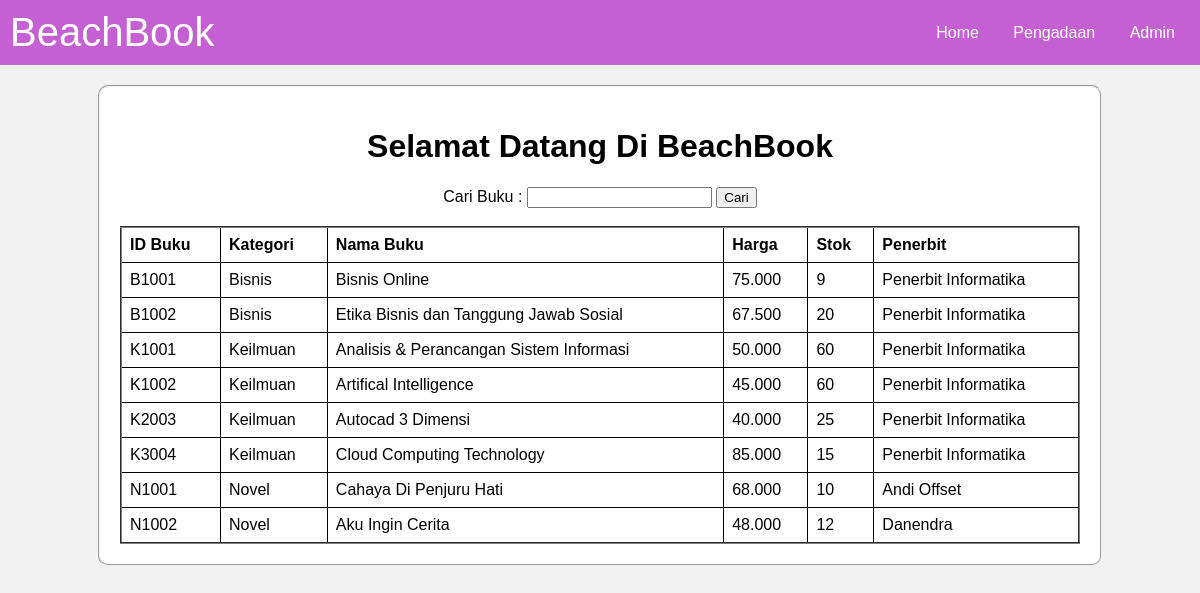
The page / on the database its author committed.
### tables this page shows
CREATE TABLE `buku` (
  `id_buku` varchar(20) NOT NULL,
  `kategori` varchar(20) NOT NULL,
  `nama_buku` varchar(50) NOT NULL,
  `harga` varchar(20) NOT NULL,
  `stok` int(20) NOT NULL,
  `penerbit` varchar(50) NOT NULL
);

### Index.php (the view, shortened to what this page needs)
<!DOCTYPE html>
<html lang="en">
<head>
</head>
<body>
    <nav>
        <div id="terraBook">BeachBook</div>
        <div>
            <a href="Index.php">Home</a>
            <a href="Penerbit.php">Pengadaan</a>
            <a href="Admin.php">Admin</a>
        </div>
    </nav>
    <fieldset>
    <center>
        <h1>Selamat Datang Di BeachBook</h1>
    </center>
    <form method="GET" action="index.php" style="text-align: center;">
        <label>Cari Buku :</label>
        <input type="text" name="kata_cari" value="<?php echo isset($_GET['kata_cari']) ? $_GET['kata_cari'] : ''; ?>" />
        <button type="submit">Cari</button>
    </form>
    <br>
    <table border="2">
        <thead>
            <tr>
                <th>ID Buku</th>
                <th>Kategori</th>
                <th>Nama Buku</th>
                <th>Harga</th>
                <th>Stok</th>
                <th>Penerbit</th>
            </tr>
        </thead>
        <tbody>
            <?php
            include 'koneksi.php';
            if(isset($_GET['kata_cari'])) {
                $kata_cari = $_GET['kata_cari'];
                $query = "SELECT * FROM buku WHERE id_buku LIKE '%".$kata_cari."%' OR nama_buku LIKE '%".$kata_cari."%' ORDER BY id_buku ASC";
            } else {
                $query = "SELECT * FROM buku ORDER BY id_buku ASC";
            }
            $result = mysqli_query($koneksi, $query);
            while ($row = mysqli_fetch_assoc($result)) {
            ?>
            <tr>
                <td><?php echo $row['id_buku']; ?></td>
                <td><?php echo $row['kategori']; ?></td>
                <td><?php echo $row['nama_buku']; ?></td>
                <td><?php echo $row['harga']; ?></td>
                <td><?php echo $row['stok']; ?></td>
                <td><?php echo $row['penerbit']; ?></td>
            </tr>
            <?php
            }
            ?>
        </tbody>
    </table>
</fieldset>
</body>
</html>

### Index.php (style rules this page uses)
body { font-family: Arial, sans-serif; background-color: #f2f2f2; margin: 0; padding: 0; margin-bottom: 50px; }
nav { background-color: #C560D2; overflow: hidden; display: flex; justify-content: space-between; align-items: center; padding: 10px; }
nav a { color: white; text-align: center; text-decoration: none; padding: 10px; margin: 0 5px; }
fieldset { width: 80%; margin: auto; margin-top: 20px; background-color: white; padding: 20px; border-radius: 10px; }
table { width: 100%; border-collapse: collapse; }
th, td { border: 1px solid black; padding: 8px; text-align: left; }
#terraBook { font-size: 40px; font-family: 'Arial', sans-serif; color: white; }

### rows shown on the page
buku: id_buku "B1001", kategori "Bisnis", nama_buku "Bisnis Online", harga "75.000", stok "9", penerbit "Penerbit Informatika"
buku: id_buku "B1002", kategori "Bisnis", nama_buku "Etika Bisnis dan Tanggung Jawab Sosial", harga "67.500", stok "20", penerbit "Penerbit Informatika"
buku: id_buku "K1001", kategori "Keilmuan", nama_buku "Analisis & Perancangan Sistem Informasi", harga "50.000", stok "60", penerbit "Penerbit Informatika"
buku: id_buku "K1002", kategori "Keilmuan", nama_buku "Artifical Intelligence", harga "45.000", stok "60", penerbit "Penerbit Informatika"
buku: id_buku "K2003", kategori "Keilmuan", nama_buku "Autocad 3 Dimensi", harga "40.000", stok "25", penerbit "Penerbit Informatika"
buku: id_buku "K3004", kategori "Keilmuan", nama_buku "Cloud Computing Technology", harga "85.000", stok "15", penerbit "Penerbit Informatika"
buku: id_buku "N1001", kategori "Novel", nama_buku "Cahaya Di Penjuru Hati", harga "68.000", stok "10", penerbit "Andi Offset"
buku: id_buku "N1002", kategori "Novel", nama_buku "Aku Ingin Cerita", harga "48.000", stok "12", penerbit "Danendra"
